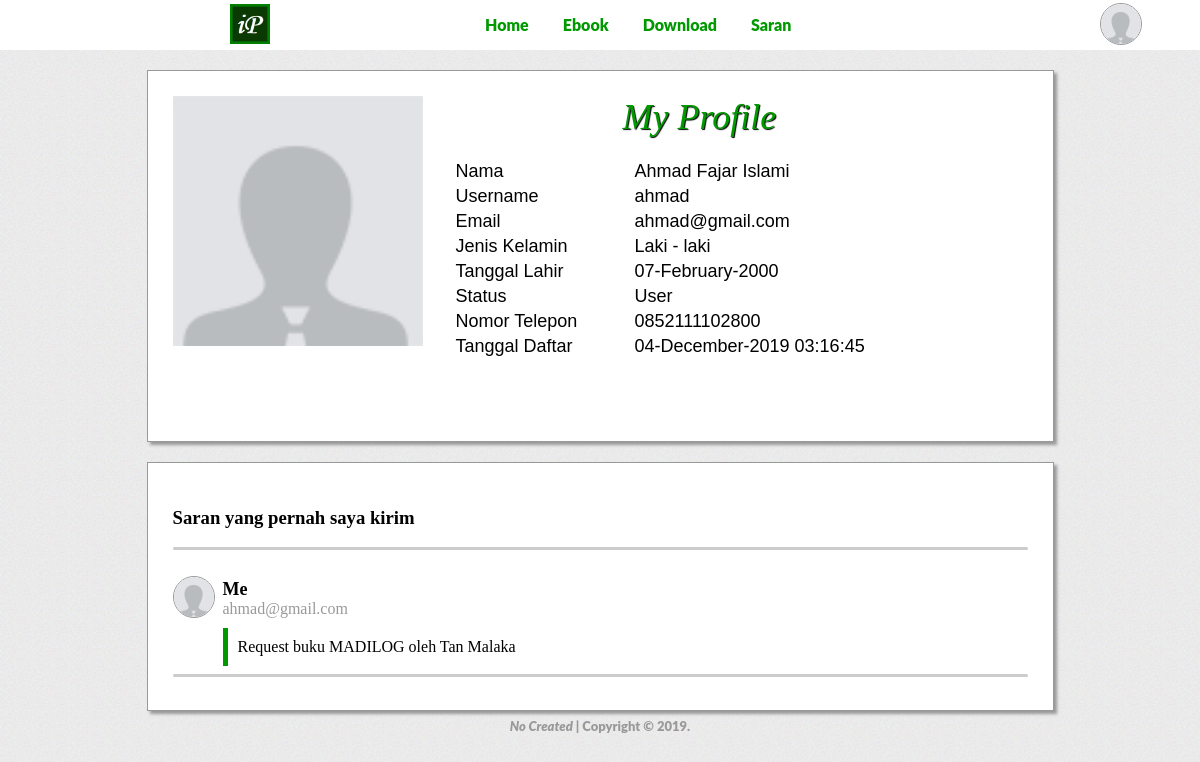
Page /profile.php (signed in) on the committed database.
### tables this page shows
CREATE TABLE `user` (
  `level` int(11) NOT NULL,
  `user` varchar(100) NOT NULL,
  `password` varchar(100) NOT NULL,
  `nama` varchar(100) NOT NULL,
  `tgl_lahir` date NOT NULL,
  `jenis_kelamin` enum('Laki - laki','Perempuan') NOT NULL,
  `email` varchar(100) NOT NULL,
  `no_tlp` varchar(100) NOT NULL,
  `tgl_daftar` varchar(100) NOT NULL,
  `foto` varchar(100) NOT NULL
);

CREATE TABLE `request` (
  `id` int(11) NOT NULL,
  `user` varchar(100) NOT NULL,
  `nama` varchar(100) NOT NULL,
  `email` varchar(90) NOT NULL,
  `pesan` varchar(500) NOT NULL,
  `tanggal` datetime NOT NULL
);

### profile.php (the view, shortened to what this page needs)
<?php session_start();
require('koneksi.php');
if(isset($_SESSION['user'])){
	$query =mysqli_query($koneksi, "SELECT * FROM user WHERE user = '$_SESSION[user]'");
	$row = mysqli_fetch_array($query);
}
?>
<html xmlns="http://www.w3.org/1999/xhtml">
<head>
<link rel="stylesheet" type="text/css" href="css/profile.css" />
<link rel="stylesheet" type="text/css" href="css/navigation.css" />
</head>
<body>
<img class="logo" src="images/favicon.jpg" width="40px" height="40px"/>
<div id="akun">
	<?php if(isset($_SESSION['user'])){?>
    <img class="foto" src="<?php if($row['foto']==""){echo"photos/01.png";}else{echo"$row[foto]";}?>"/>
</div>
	<?php }else{?><a class="masuk" href="login.php">Login</a><?php }?>
<div id="menu">
	<div id="text-menu">
    	<a href="home.php">Home</a>
    	<a href="book.php">Ebook</a>
        <a href="download.php">Download</a>
        <a href="request.php">Saran</a>
    </div>
</div>
<div id="profile">
	<div id="photo">
		<img id="dp" src="<?php if(!$row['foto']==""){echo"$row[foto]";}else{echo"photos/01.png";}?>" /><br />
    </div>
    <div id="my-profile">
    	<font id="my-prof-text"><i>My Profile</i></font>
    </div>
    <div id="text">
    <table>
    	<tr>
        	<td width="175px">Nama</td>
            <td><?php echo"$row[nama]";?></td>
        </tr>
        <tr>
        	<td>Username</td>
            <td><?php echo"$row[user]";?></td>
        </tr>
        <tr>
        	<td>Email</td>
            <td><?php echo"$row[email]";?></td>
        </tr>
        <tr>
        	<td>Jenis Kelamin</td>
            <td><?php if(!$row['jenis_kelamin']==""){echo"$row[jenis_kelamin]";}else{echo"-";}?></td>
        </tr>
        <tr>
        	<td>Tanggal Lahir</td>
            <td><?php if(!$row['tgl_lahir']==""){$tgl=$row['tgl_lahir'];
            echo date("d-F-Y", strtotime($tgl));}else{echo"-";}?></td>
        </tr>
        <?php if($row['level']=="1"){?>
        <tr>
        	<td></td>
            <td><a href="dashboard.php"><input type="button" value="Admin Page" /></a></td>
        </tr>
        <?php }else{?>
        <tr>
        	<td>Status</td>
            <td>User</td>
        </tr>
        <tr>
        	<td>Nomor Telepon</td>
            <td><?php if(!$row['no_tlp']==""){echo"$row[no_tlp]";}else{echo"-";}?></td>
        </tr>
        <tr>
        	<td>Tanggal Daftar</td>
            <td><?php if(!$row['tgl_daftar']==""){$dftr=$row['tgl_daftar'];
            echo date("d-F-Y H:i:s", strtotime($dftr));}else{echo"-";}?></td>
        </tr>
		<?php }?>
    </table>
    </div>
</div>
<?php if(!$_SESSION['level']=="1"){?>
	<div id="my-request">
    <h3>Saran yang pernah saya kirim</h3>
    <hr><br>
    <?php
		$request=mysqli_query($koneksi,"select*from request where user='$_SESSION[user]' order by id desc limit 10");
		while($list=mysqli_fetch_array($request)){?>
        <div id="my">
        	<img class="pic" src="<?php if(!$row['foto']==""){echo"$row[foto]";}else{echo"photos/01.png";}?>" />
            <div id="list-nama">Me</div>
            <div id="list-user"> <?php echo"$list[email]"; ?></div>
            <div id="list-pesan"><?php echo"$list[pesan]"; ?></div>
        </div>
		<hr />
	<?php }?>
	</div>
<?php }?>
<div id="footer">
<i>No Created</i>  |  Copyright © 2019.
</div>
</body>
</html>

### css/profile.css (style rules this page uses)
#profile { background:#fff; border:1px solid #999; box-shadow:3px 3px 3px #999; height:320px; margin:auto; margin-top:20px; padding:25px; width:855px; }
#profile #photo { float:left; }
img#dp { height:250px; width:250px; }
#my-prof-text { color:#090; font-family:Magneto; font-size:36px; margin-left:200px; text-shadow:1px 1px 1px #000; }
#text table { font-family:"Lucida Sans Unicode", "Lucida Grande", sans-serif; font-size:18px; padding:20px 0px 0px 30px; }
#my-request { background:#fff; border:1px solid #999; box-shadow:3px 3px 3px #999; height:auto; margin:auto; margin-top:20px; padding:25px; width:855px; }
img.pic { border:1px solid #999; border-radius:100px; float:left; height:40px; width:40px; }
#list-nama { font-size:18px; font-weight:bold; margin-left:50px; padding-top:3px; }
#list-user { color:#999; margin-left:50px; padding-bottom:10px; }
#list-pesan { border-left:5px solid #090; margin-left:50px; padding:10px; width:auto; }
hr { background:#ccc; border:none; border-radius:100px; height:3px; }
#footer { color:#999; font-family:"Lato Black"; font-size:13px; padding:10px 0px; text-align:center; }

### css/navigation.css (style rules this page uses)
body { background:url(../images/bg.jpg); margin:0px; }
.logo { position:absolute; margin:4px 0px 0px 230px; }
#menu { background:#fff; width:100%; height:50px; margin-top:0px; }
#text-menu { margin-left:470px; }
#menu #text-menu a { color:#090; font-family:"Lato Black"; font-size:16px; line-height:50px; padding:0px 15px; text-align:center; text-decoration:none; }
#akun img.foto { border:1px solid #999; border-radius:100px; cursor:pointer; margin:3px 0px 0px 1100px; position:absolute; height:40px; width:40px; z-index:2; }
#footer { color:#999; font-family:"Lato Black"; font-size:13px; padding:7px 0px; text-align:center; }

### rows in the picture
user: nama "Ahmad Fajar Islami", user "ahmad", email "ahmad@gmail.com", jenis_kelamin "Laki - laki", tgl_lahir "07-February-2000", no_tlp "0852111102800", tgl_daftar "04-December-2019 03:16:45"
request: email "ahmad@gmail.com", pesan "Request buku MADILOG oleh Tan Malaka"
